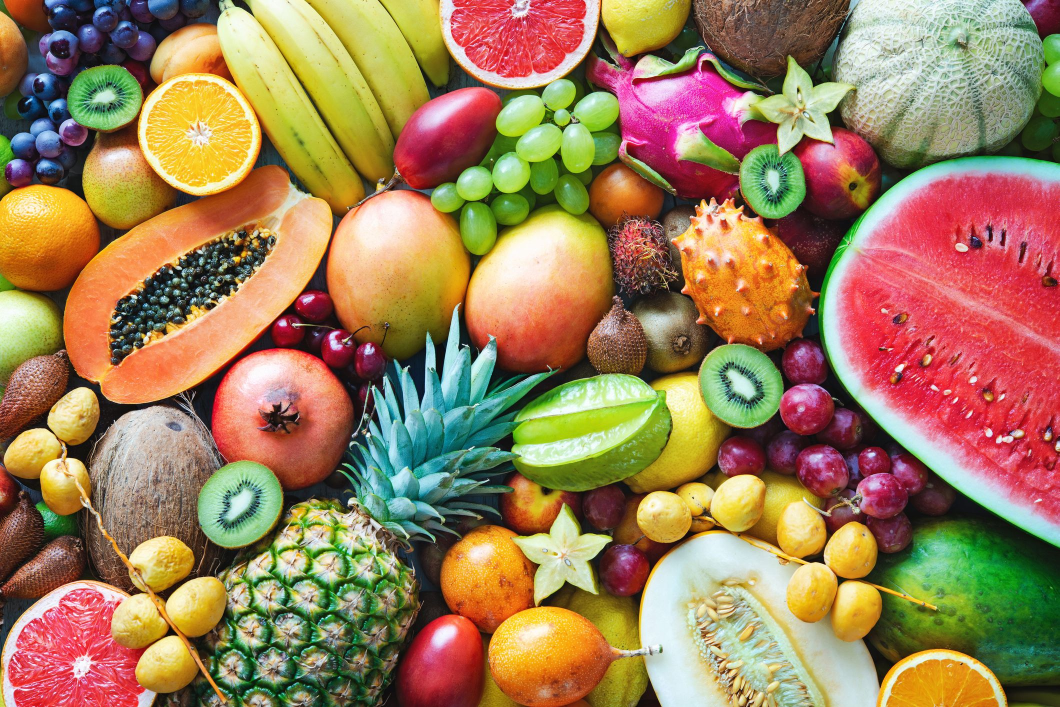
#> input picture BAIKTCUOIKY/pic1.jpg, 2119 x 1414 px (shown at 1/2 size)
$ jupyter execute 207CT58538_NGUYENTHANHDAT_243_NMXALS_0103.ipynb   (older library calls are emulated)
#> lines starting #> are read from the running program, lines starting #| are printed output that depends on the picture
# Họ và Tên : Nguyen Thanh Dat
# MSSV:207CT58538

## Câu 1 (2 điểm) Chọn một ảnh bất kỳ (tự đặt tên, ví dụ `pic1.jpg`) và thực hiện:

- Làm mờ ảnh bằng box filter. (0.5 điểm)
- Áp dụng Laplacian để phát hiện biên. (0.5 điểm)
- Chuyển đổi ảnh sang ảnh âm bản (negative). (0.5 điểm)
- Chuyển sang không gian màu HSV và lưu 3 kênh H, S, V riêng biệt.  lưu thành ảnh grayscale tương ứng (`[ten_anh]_L.jpg`, `[ten_anh]_A.jpg`, `[ten_anh]_B.jpg`). (0.5 điểm) (0.5 điểm)

[cell 1]
import cv2
import numpy as np

img = cv2.imread('pic1.jpg')
#> img is the input picture: shape (1414, 2119, 3); mean B, G, R 88.7, 126.8, 157.9

blur = cv2.blur(img, (5, 5))
cv2.imwrite('pic1_blur.jpg', blur)
print('Đã làm mờ ảnh')


gray = cv2.cvtColor(img, cv2.COLOR_BGR2GRAY)
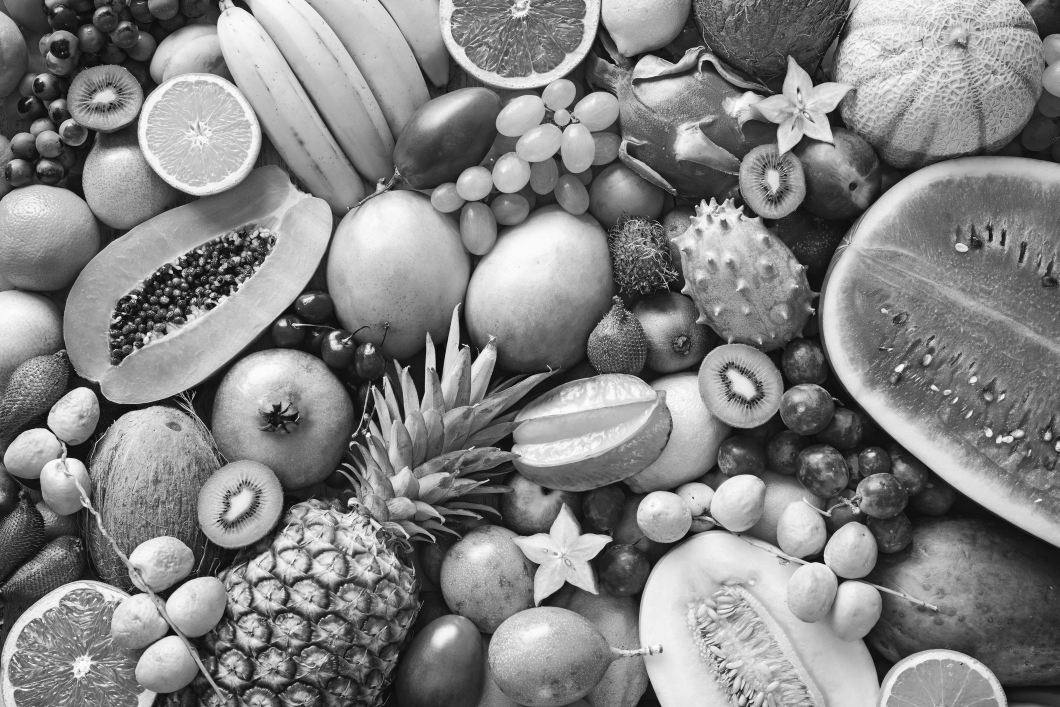
#> gray: shape (1414, 2119) (shown at 1/2 size); min 0, max 255, mean 131.7
lap = cv2.Laplacian(gray, cv2.CV_64F)
lap = cv2.convertScaleAbs(lap)
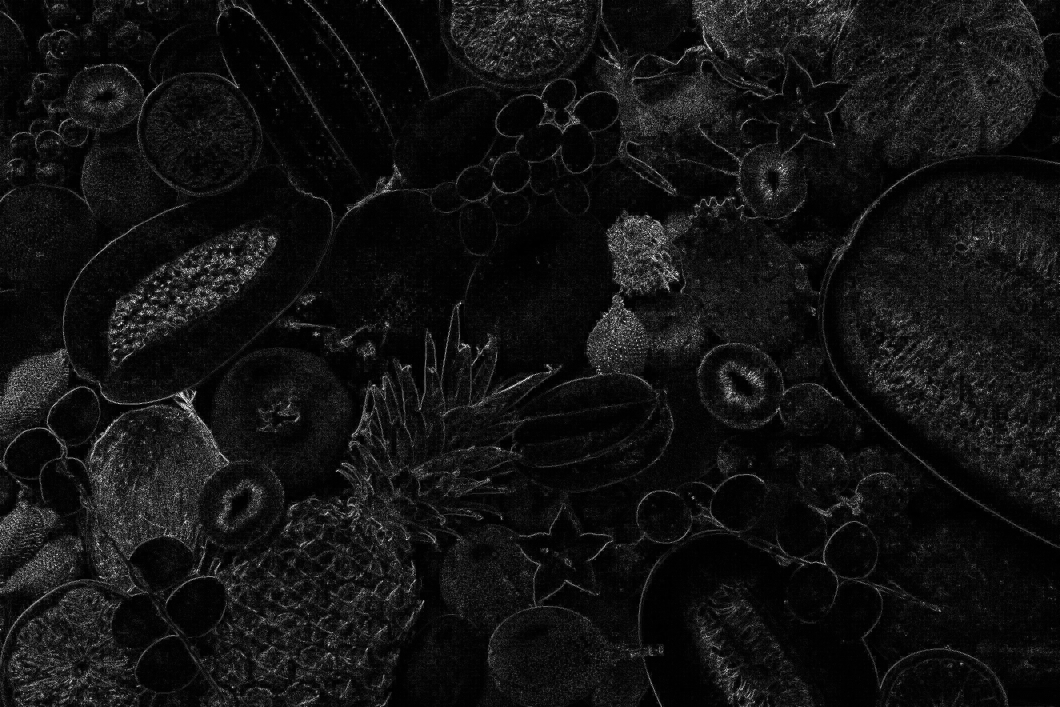
#> lap: shape (1414, 2119) (shown at 1/2 size); min 0, max 255, mean 18
cv2.imwrite('pic1_laplacian.jpg', lap)
print(' Đã áp dụng Laplacian')


negative = 255 - img
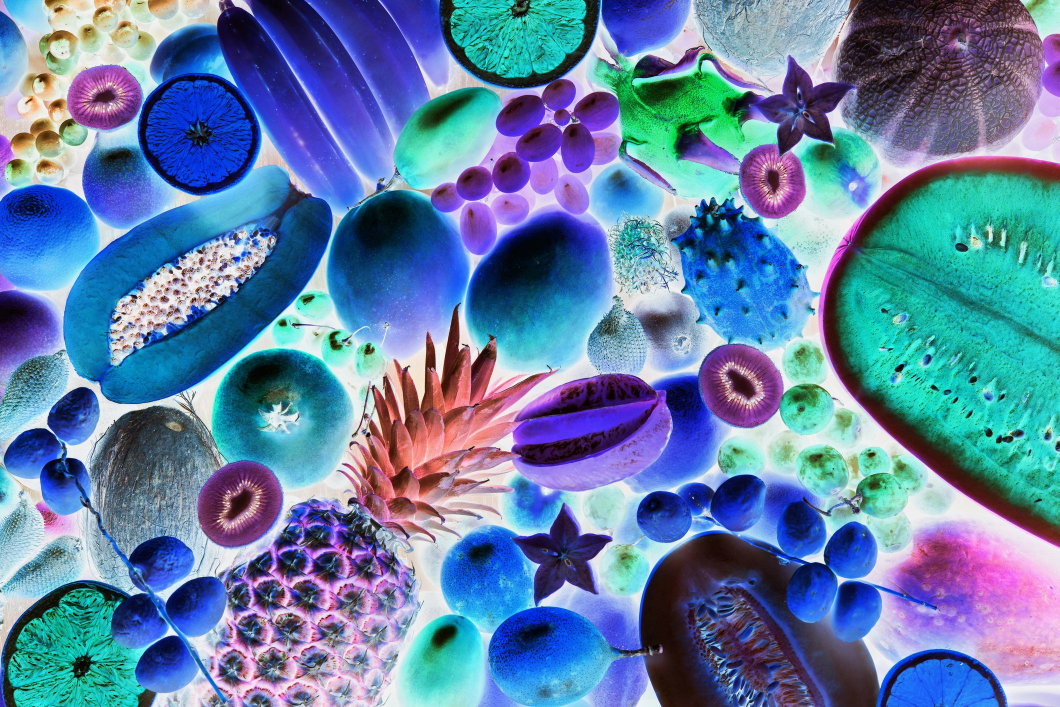
#> negative: shape (1414, 2119, 3) (shown at 1/2 size); mean B, G, R 166.3, 128.2, 97.1
cv2.imwrite('pic1_negative.jpg', negative)
print(' Đã chuyển sang ảnh âm bản')


hsv = cv2.cvtColor(img, cv2.COLOR_BGR2HSV)
#> hsv: shape (1414, 2119, 3); mean H, S, V 62.1, 140.7, 170.9
h, s, v = cv2.split(hsv)
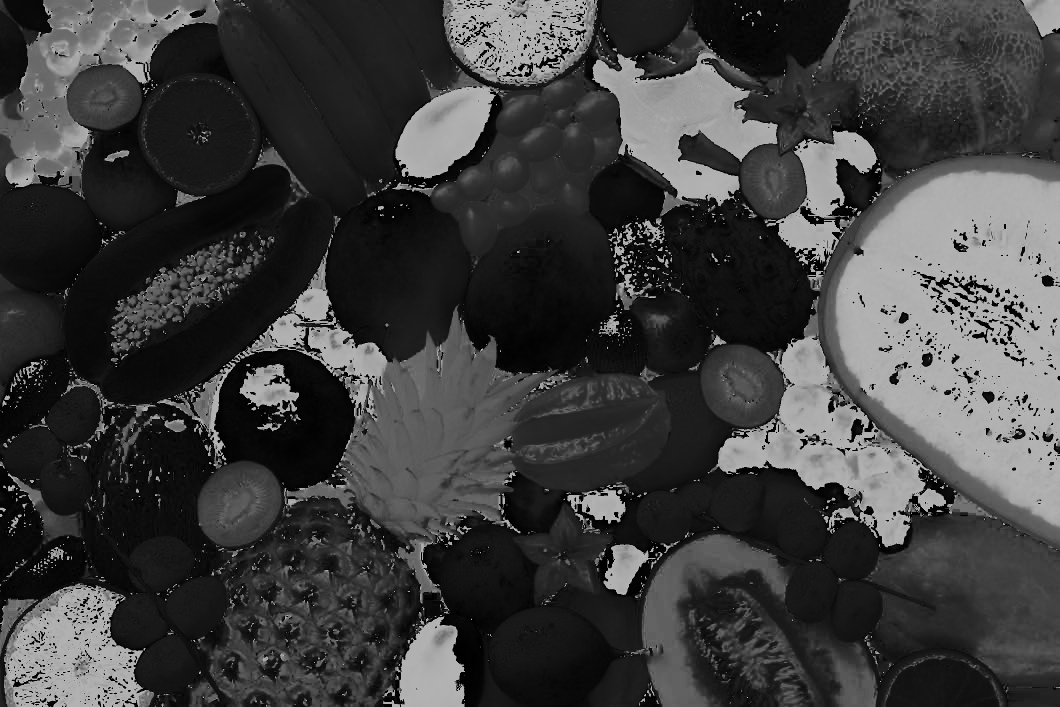
#> h: shape (1414, 2119) (shown at 1/2 size); min 0, max 179, mean 62.1
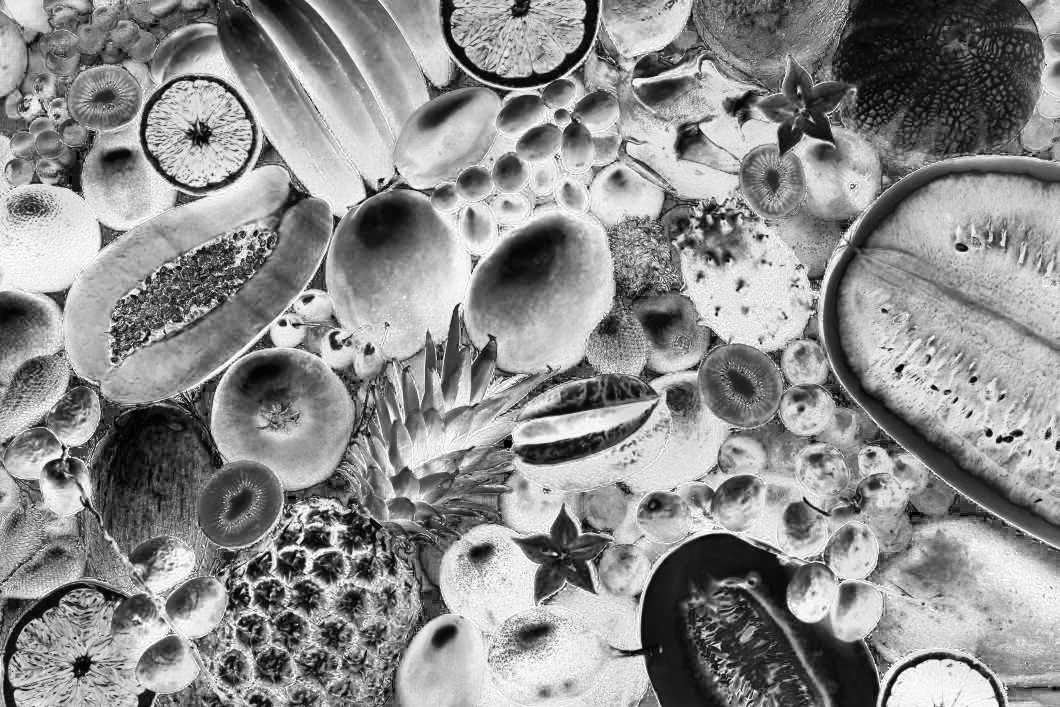
#> s: shape (1414, 2119) (shown at 1/2 size); min 0, max 255, mean 140.7
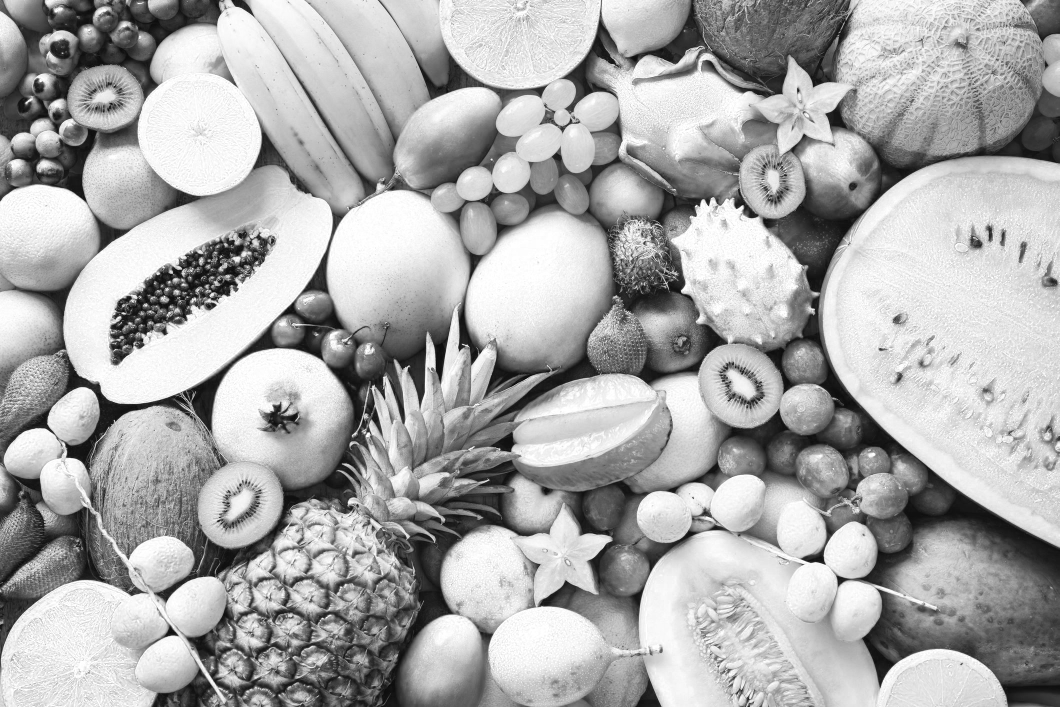
#> v: shape (1414, 2119) (shown at 1/2 size); min 1, max 255, mean 170.9
cv2.imwrite('pic1_H.jpg', h)
cv2.imwrite('pic1_S.jpg', s)
cv2.imwrite('pic1_V.jpg', v)
print(' Đã lưu kênh H, S, V của HSV')

### Câu 2 (4 điểm) Viết một chương trình Python sử dụng OpenCV để tạo menu tương tác cho phép người dùng chọn các kỹ thuật chuyển đổi không gian màu và xử lý ảnh nâng cao từ một danh sách, áp dụng đồng thời cho nhiều ảnh.

### Yêu cầu:

1. Menu gồm:
* Chuyển sang ảnh xám (Grayscale) (0.5 điểm)
* Chuyển sang HSV (0.5 điểm)
* Chuyển sang LAB (0.5 điểm)
* Cân bằng histogram (0.5 điểm)
* Adaptive Thresholding (tham số ngẫu nhiên) (0.5 điểm)
* CLAHE (Contrast Limited Adaptive Histogram Equalization) (0.5 điểm)

2. Chương trình xử lý đồng thời 3 ảnh bất kỳ do sinh viên tự chọn (có thể chọn bằng đường dẫn file hoặc nhập tên ảnh tùy ý). (0.5 điểm)

3. Phím tương ứng để kích hoạt các phương pháp xử lý:
* G: Grayscale
* H: HSV
* L: LAB
* Q: Histogram Equalization
* A: Adaptive Threshold
* C: CLAHE (0.5 điểm)

4. Lưu file kết quả với định dạng: `result_[phương pháp]_[tên ảnh gốc].jpg`
   Ví dụ: `result_gray_flower.jpg`, `result_clahe_img1.jpg` (0.5 điểm)

[cell 2]
import cv2
import numpy as np
import random

img_names = ['img1.jpg', 'img2.jpg', 'img3.jpg']  # 👉 Đổi theo tên ảnh thật của bạn


imgs = []
img_names_valid = []
for name in img_names:
    img = cv2.imread(name)
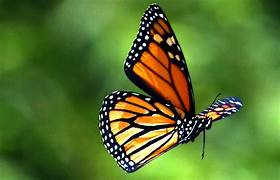
#> input picture BAIKTCUOIKY/img1.jpg, 280 x 180 px
#> img is the input picture: shape (180, 280, 3); mean B, G, R 45.5, 114.7, 86.1
    if img is not None:
        imgs.append(img)
        img_names_valid.append(name)
    else:
        print(f" Không đọc được ảnh: {name}")

# --- Hàm lưu kết quả ---
def save_result(imgs, method):
    for i, img in enumerate(imgs):
        base_name = img_names_valid[i].split('.')[0]
        out_name = f'result_{method}_{base_name}.jpg'
        cv2.imwrite(out_name, img)
        print(f' Đã lưu: {out_name}')

# --- Hiển thị menu ---
print("====== MENU XỬ LÝ ẢNH (Jupyter version) ======")
print("G - Grayscale")
print("H - HSV")
print("L - LAB")
print("Q - Histogram Equalization")
print("A - Adaptive Threshold")
print("C - CLAHE")
print("Esc - Thoát chương trình")


while True:
    key = input("\n Nhập phím xử lý (G/H/L/Q/A/C hoặc esc để thoát): ").lower()

    if key == 'esc':
        print(" Kết thúc chương trình.")
        break

    result = []
    method = None

    for img in imgs:
        if key == 'g':
            gray = cv2.cvtColor(img, cv2.COLOR_BGR2GRAY)
            result.append(gray)
            method = 'gray'
        elif key == 'h':
            hsv = cv2.cvtColor(img, cv2.COLOR_BGR2HSV)
            result.append(hsv)
            method = 'hsv'
        elif key == 'l':
            lab = cv2.cvtColor(img, cv2.COLOR_BGR2LAB)
            result.append(lab)
            method = 'lab'
        elif key == 'q':
            gray = cv2.cvtColor(img, cv2.COLOR_BGR2GRAY)
            eq = cv2.equalizeHist(gray)
            result.append(eq)
            method = 'equalized'
        elif key == 'a':
            gray = cv2.cvtColor(img, cv2.COLOR_BGR2GRAY)
            blockSize = random.choice([11, 13, 15])
            C = random.randint(2, 10)
            thres = cv2.adaptiveThreshold(gray, 255, cv2.ADAPTIVE_THRESH_GAUSSIAN_C,
                                          cv2.THRESH_BINARY, blockSize, C)
            result.append(thres)
            method = 'adaptive'
        elif key == 'c':
            lab = cv2.cvtColor(img, cv2.COLOR_BGR2LAB)
            l, a, b = cv2.split(lab)
            clahe = cv2.createCLAHE(clipLimit=2.0, tileGridSize=(8, 8))
            cl = clahe.apply(l)
            merged = cv2.merge((cl, a, b))
            clahe_bgr = cv2.cvtColor(merged, cv2.COLOR_LAB2BGR)
            result.append(clahe_bgr)
            method = 'clahe'

    if method is not None:
        save_result(result, method)
    else:
        print(" Phím không hợp lệ. Vui lòng nhập G, H, L, Q, A hoặc C.")
